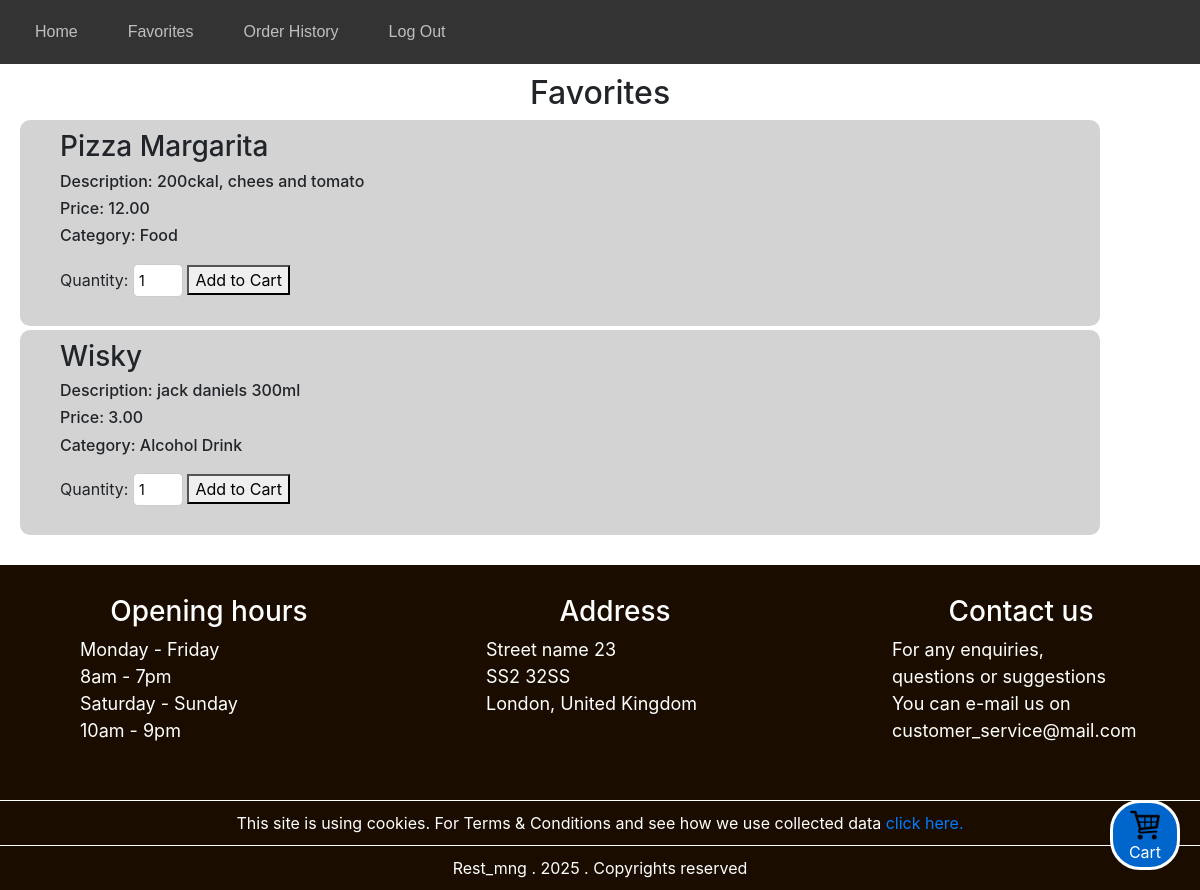
/favorites (signed in), run on the app's committed database.
### rest_mng/models.py (models this page shows)
class Product(models.Model):
    prod_name = models.CharField(max_length=15)
    prod_desc = models.CharField(max_length=255)
    price = models.DecimalField(max_digits=10, decimal_places=2)
    category = models.CharField(max_length=50, choices=[('Soft Drink', 'Soft Drink'), ('Alcohol Drink', 'Alcohol Drink'), ('Food', 'Food'),('Desert', 'Desert')], default='N/A')
    date = models.DateTimeField(auto_now_add=True)
    in_stock = models.BooleanField(default=True)
    image = models.ImageField(upload_to='images/', blank=True, null=True)
    favorite = models.ManyToManyField(User, blank= True,  related_name="favorite")

### rest_mng/views.py (the view)
# urls.py: path("favorites", views.favorites, name="favorites"),
@login_required
def favorites(request):
    user = request.user  # Get the logged-in user
    favorite_products = Product.objects.filter(favorite=user)
    return render(request, 'rest_mng/favorites.html', {'favorite_products': favorite_products})

### rest_mng/templates/rest_mng/favorites.html (shortened to what this page needs)
{% extends "rest_mng/layout.html" %}
{% load static %}
{% block body %}
<h2>Favorites</h2>
{% for product in favorite_products %}
    <div class="product" style="padding:10px 40px;">
        <h3 style="margin-left:0px;">{{ product.prod_name }}</h3>
        <h6 >Description: {{ product.prod_desc }}</h6>
        <h6>Price: {{ product.price }}</h6>
        <h6>Category: {{ product.category }}</h6>
        <form id="add_cart">
                <label for="quantity_{{ product.id }}">Quantity:</label>
                <input type="number" id="quantity_{{ product.id }}" min="1" value="1">
                <button onclick="addToCart({{ product.id }}, '{{ product.prod_name }}', {{ product.price }})">Add to Cart</button>
        </form>
    </div>
{% empty %}
    <h3>No favorite items</h3>
{% endfor %}
{% endblock %}

### rest_mng/static/rest_mng/styles.css (style rules this page uses)
body, ul, li, a, input { margin: 0; padding: 0; box-sizing: border-box; }
h2 { text-align:center; margin-top: 10px; }
h3, h4 { margin-left:30px; }
.product { margin:4px; width: 90%; height: auto; margin-left:20px; padding: 10px; background-color: lightgrey; border-radius: 10px; }
#add_cart input[type='number'] { width: 50px; padding:5px; }
input[type="number"], textarea { width: 100%; padding: 10px; border: 1px solid #ccc; border-radius: 5px; font-size: 14px; box-sizing: border-box; outline: none; transition: border-color 0.3s; margin-top:10px; }

### data on the page
Product: prod_name "Pizza Margarita", prod_desc "200ckal, chees and tomato", price "12.00", category "Food"
Product: prod_name "Wisky", prod_desc "jack daniels 300ml", price "3.00", category "Alcohol Drink"
